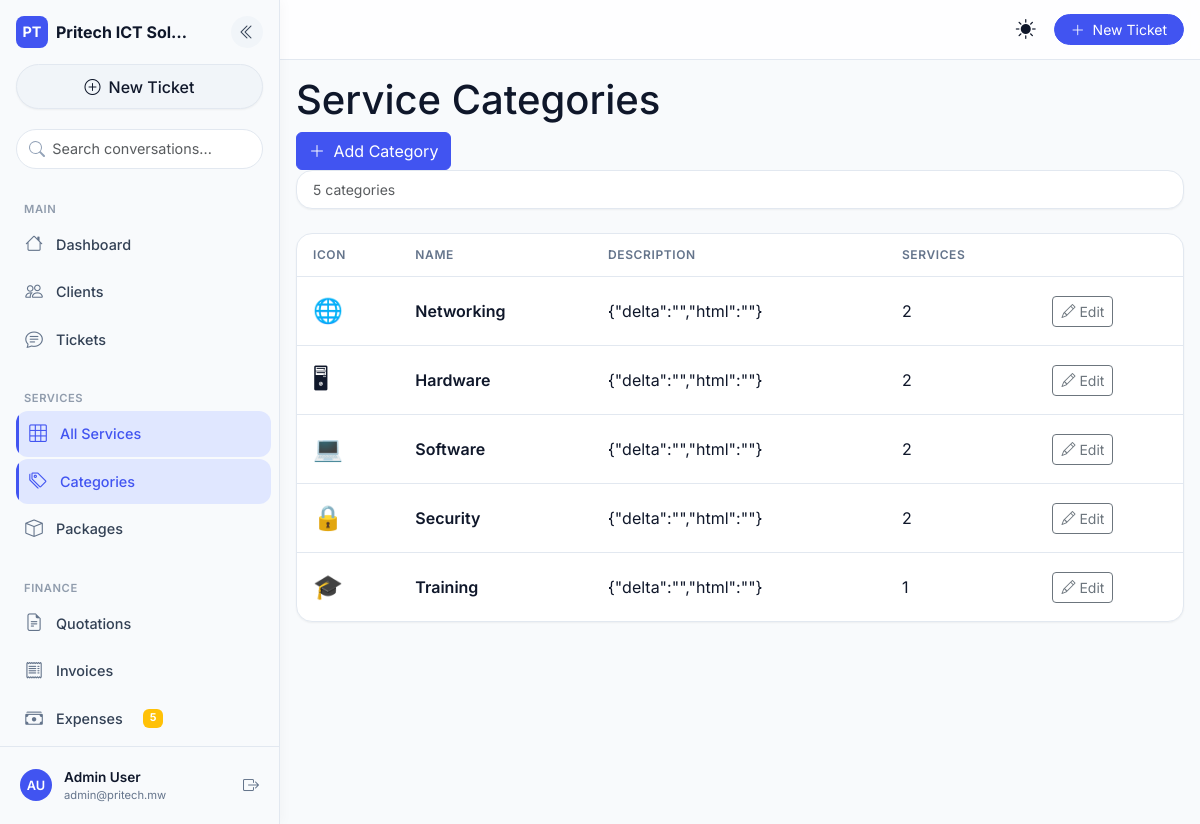
The app's page /services/categories/ (signed in) with its own data.
### core/models.py (models this page shows, shortened)
class SiteConfig(models.Model):
    company_name = models.CharField(max_length=200, default='Pritech ICT Solutions')
    tagline = models.CharField(max_length=300, blank=True)
    logo = models.ImageField(upload_to='logo/', null=True, blank=True)
    email = models.EmailField(blank=True)
    phone = models.CharField(max_length=30, blank=True)
    address = models.TextField(blank=True)
    website = models.URLField(blank=True)
    vat_rate = models.DecimalField(max_digits=5, decimal_places=4, default=0.165)
    currency = models.CharField(max_length=10, default='MWK')
    currency_symbol = models.CharField(max_length=5, default='K')
    bank_name = models.CharField(max_length=100, blank=True)
    bank_account = models.CharField(max_length=50, blank=True)
    mobile_money = models.CharField(max_length=50, blank=True)
    invoice_footer = models.TextField(blank=True)
    class Meta:
        verbose_name = 'Site Configuration'
    @classmethod
    def get(cls):
        obj, _ = cls.objects.get_or_create(pk=1)
        return obj

### accounts/models.py (models this page shows, shortened)
class User(AbstractUser):
    id = models.UUIDField(primary_key=True, default=uuid.uuid4, editable=False)
    USER_TYPE_CHOICES = (('client', 'Client'), ('staff', 'Staff'))
    CLIENT_ROLE_CHOICES = [
        ('admin', 'Administrator'),
        ('viewer', 'Viewer'),
        ('billing', 'Billing'),
    ]
    user_type = models.CharField(max_length=10, choices=USER_TYPE_CHOICES, default='client')
    email = models.EmailField(unique=True)
    phone_number = models.CharField(max_length=20, unique=True, null=True, blank=True)
    national_id = models.CharField(max_length=50, unique=True, null=True, blank=True)
    physical_address = models.TextField(blank=True)
    last_login_ip = models.GenericIPAddressField(null=True, blank=True)
    client_role = models.CharField(
        max_length=20,
        choices=CLIENT_ROLE_CHOICES,
        default='viewer',
        blank=True,
        help_text="Role within the client organization (only for client users)"
    )
    is_2fa_enabled = models.BooleanField(default=False)
    USERNAME_FIELD = 'email'
    REQUIRED_FIELDS = ['username']
    def has_role(self, role_code):
        return self.user_roles.filter(role__code=role_code).exists()
    def has_perm_code(self, permission_code):
        from .models import RolePermission
        return RolePermission.objects.filter(
            role__user_roles__user=self,
            permission__code=permission_code
        ).exists()

### services/models.py (models this page shows, shortened)
class ServiceCategory(models.Model):
    name = models.CharField(max_length=100)
    icon = models.CharField(max_length=50, default='🔧')
    description = QuillField(blank=True)      # ⬅️ rich text now
    class Meta:
        verbose_name_plural = 'Service categories'

### services/views.py (the view)
# urls.py: path('categories/', ServiceCategoryListView.as_view(), name='service_category_list'),
class ServiceCategoryListView(LoginRequiredMixin, ListView):
    model = ServiceCategory
    template_name = 'services/category_list.html'
    context_object_name = 'categories'

### accounts/templatetags/account_tags.py (called while the page is built)
@register.filter(name='has_perm')
def has_perm(user, perm_code):
    if user.is_authenticated:
        return user.has_perm_code(perm_code)
    return False

### core/context_processors.py (called while the page is built)
def site_config(request):
    return {'site_config': SiteConfig.get()}

def sidebar_recent_items(request):
    if request.user.is_authenticated:
        from .services import CommonDashboardService
        return CommonDashboardService.get_context(request.user)
    return {}

def pending_expenses_count(request):
    if request.user.is_authenticated and request.user.is_staff:
        try:
            count = Expense.objects.filter(status='pending').count()
            return {'pending_expenses_count': count}
        except Exception:
            return {'pending_expenses_count': 0}
    return {}

### core/services.py (called while the page is built)
    @staticmethod
    def get_context(user):
        if user.user_type == 'client':
            client_org = ClientOrganization.objects.filter(user=user).first()
            if client_org:
                tickets = Ticket.objects.filter(client=client_org)
                invoices = Invoice.objects.filter(client=client_org)
            else:
                tickets = Ticket.objects.none()
                invoices = Invoice.objects.none()
        elif user.has_perm_code('view_finance_dashboard') or user.has_role('TECHNICIAN'):
            tickets = Ticket.objects.all()
            invoices = Invoice.objects.all()
        else:
            tickets = Ticket.objects.all()
            invoices = Invoice.objects.all()
        return {
            'recent_sidebar_tickets': tickets.order_by('-created_at')[:5],
            'recent_sidebar_invoices': invoices.order_by('-created_at')[:3],
        }

### core/templatetags/core_tags.py (called while the page is built)
@register.filter(name='has_any_role')
def has_any_role(user, roles_str):
    if not user or not user.is_authenticated:
        return False
    roles = [role.strip() for role in roles_str.split(',')]
    return any(user.has_role(role) for role in roles)

### portfolio/context_processors.py (called while the page is built)
def portfolio_settings(request):
    return {'portfolio_settings': PortfolioSettings.get()}

### portfolio/models.py (called while the page is built)
    @classmethod
    def get(cls):
        obj, _ = cls.objects.get_or_create(pk=1)
        return obj

### templates/services/category_list.html (shortened to what this page needs)
{% extends "base.html" %}
{% block content %}
<div class="page-header">
  <div>
    <h1>Service Categories</h1>
  </div>
  <div class="d-flex gap-2">
    <a href="{% url 'service_category_create' %}" class="btn btn-primary">
      <i class="bi bi-plus-lg me-1"></i> Add Category
    </a>
  </div>
</div>
<div class="card mb-4">
  <div class="card-body py-2">
    <div class="d-flex align-items-center">
      <span class="text-muted small">{{ categories|length }} categor{{ categories|length|pluralize:"y,ies" }}</span>
    </div>
  </div>
</div>
{% if categories %}
  <div class="card d-none d-md-block">
    <div class="table-responsive">
      <table class="modern-table">
        <thead>
          <tr>
            <th>Icon</th>
            <th>Name</th>
            <th>Description</th>
            <th>Services</th>
            <th></th>
          </tr>
        </thead>
        <tbody>
          {% for cat in categories %}
            <tr>
              <td><span style="font-size:1.5rem;">{{ cat.icon }}</span></td>
              <td class="fw-semibold">{{ cat.name }}</td>
              <td>{{ cat.description|truncatechars:60 }}</td>
              <td>{{ cat.services.count }}</td>
              <td>
                <a href="{% url 'service_category_update' cat.pk %}" class="btn btn-sm btn-outline-secondary">
                  <i class="bi bi-pencil"></i> Edit
                </a>
              </td>
            </tr>
          {% endfor %}
        </tbody>
      </table>
    </div>
  </div>
{% endif %}
{% endblock %}

### templates/base.html (shortened to what this page needs)
{% load static %}
{% load account_tags %}
{% load core_tags %}
<!DOCTYPE html>
<html lang="en" data-theme="light" data-bs-theme="light">
<head>
  <link href="https://cdn.jsdelivr.net/npm/bootstrap@5.3.0/dist/css/bootstrap.min.css" rel="stylesheet">
  <link rel="stylesheet" href="https://cdn.jsdelivr.net/npm/bootstrap-icons@1.11.0/font/bootstrap-icons.css">
  <link rel="stylesheet" href="{% static 'css/mobile-first.css' %}">
</head>
<body class="{% if request.user.is_authenticated %}sidebar-expanded{% endif %}">
  {% if request.user.is_authenticated %}
  <aside class="desktop-sidebar d-none d-lg-flex">
    <div class="sidebar-header">
      <div class="d-flex align-items-center justify-content-between mb-3">
        <div class="d-flex align-items-center gap-2">
          <div class="brand-icon"><span class="fw-bold">PT</span></div>
          <span class="fw-bold brand-name">{{ site_config.company_name|truncatechars:16 }}</span>
        </div>
        <button class="sidebar-collapse-btn" id="sidebarCollapseBtn" type="button"
                data-bs-toggle="tooltip" title="Collapse sidebar" aria-label="Collapse sidebar">
          <i class="bi bi-chevron-double-left"></i>
        </button>
      </div>
      <a href="{% url 'ticket_create' %}" class="new-chat-btn"><i class="bi bi-plus-circle"></i> New Ticket</a>
    </div>
    <div class="sidebar-search">
      <input type="text" class="form-control" placeholder="Search conversations...">
    </div>
    <div class="sidebar-nav-section">
      <div class="nav-label">Main</div>
      <a href="{% url 'dashboard' %}" class="ai-nav-link"><i class="bi bi-house"></i> Dashboard</a>
      {% if request.user|has_any_role:'ADMIN,SALES,FINANCE' %}
        <a href="{% url 'client_list' %}" class="ai-nav-link"><i class="bi bi-people"></i> Clients</a>
      {% endif %}
      <a href="{% url 'ticket_list' %}" class="ai-nav-link"><i class="bi bi-chat-text"></i> Tickets</a>
      {% if request.user.is_staff %}
        <div class="nav-label mt-3">Services</div>
        <a href="{% url 'service_list' %}" class="ai-nav-link"><i class="bi bi-grid-3x3"></i> All Services</a>
        <a href="{% url 'service_category_list' %}" class="ai-nav-link"><i class="bi bi-tags"></i> Categories</a>
        <a href="{% url 'service_package_list' %}" class="ai-nav-link"><i class="bi bi-box"></i> Packages</a>
      {% endif %}
      {% if request.user|has_perm:'view_finance_dashboard' or request.user.is_staff %}
        <div class="nav-label mt-3">Finance</div>
        <a href="{% url 'quotation_list' %}" class="ai-nav-link"><i class="bi bi-file-earmark-text"></i> Quotations</a>
        <a href="{% url 'invoice_list' %}" class="ai-nav-link"><i class="bi bi-receipt"></i> Invoices</a>
        <a href="{% url 'expense_list' %}?status=pending" class="ai-nav-link">
          <i class="bi bi-cash-stack"></i> Expenses
          {% if pending_expenses_count %}
            <span class="badge bg-warning ms-2">{{ pending_expenses_count }}</span>
          {% endif %}
        </a>
        <a href="{% url 'finance_reports' %}" class="ai-nav-link"> Reports</a>
      {% endif %}
    </div>
    <div class="sidebar-footer">
      <div class="user-profile">
        <div class="user-avatar">
          {{ request.user.first_name|first|upper }}{{ request.user.last_name|first|upper }}
        </div>
        <div class="user-info">
          <div class="user-name">{{ request.user.get_full_name|default:request.user.email }}</div>
          <div class="user-email">{{ request.user.email }}</div>
        </div>
        <form method="post" action="{% url 'logout' %}" class="ms-auto">
          <button type="submit" class="logout-btn" data-bs-toggle="tooltip" title="Logout" aria-label="Logout">
            <i class="bi bi-box-arrow-right"></i>
          </button>
        </form>
      </div>
    </div>
  </aside>
  {% endif %}
  <header class="topbar sticky-top {% if request.user.is_authenticated %}topbar-desktop{% endif %}">
    <div class="d-flex align-items-center h-100 px-3">
      {% if request.user.is_authenticated %}
      <button class="desktop-menu-btn d-none d-lg-block me-2" id="desktopMenuToggle" type="button"
              data-bs-toggle="tooltip" title="Toggle sidebar" aria-label="Toggle sidebar">
      </button>
      {% endif %}
      <span class="page-title fw-semibold flex-grow-1">{% block page_title %}Dashboard{% endblock %}</span>
      <button class="theme-toggle-btn me-2" id="themeToggle" type="button"
              data-bs-toggle="tooltip" title="Switch theme" aria-label="Switch dark/light mode">
        <i class="bi bi-sun-fill light-icon"></i>
      </button>
      {% if request.user.is_authenticated %}
      <a href="{% url 'ticket_create' %}" class="btn btn-primary btn-sm rounded-pill px-3 d-none d-sm-block">
        <i class="bi bi-plus-lg me-1"></i> New Ticket
      </a>
      {% endif %}
    </div>
  </header>
  <main id="main-content" class="main-content pb-6 mb-4 {% if request.user.is_authenticated %}main-content-desktop{% endif %}">
    <div class="container-fluid py-3">
      {% block content %}{% endblock %}
    </div>
  </main>
</body>
</html>

### records on screen
SiteConfig: company_name "Pritech ICT Sol…"
User: user.first_name|first "A", user.last_name|first "U", user.get_full_name "Admin User", user.email "admin@pritech.mw"
ServiceCategory: icon "🌐", name "Networking", description "{\"delta\":\"\",\"html\":\"\"}", services.count "2"
ServiceCategory: icon "🖥", name "Hardware", description "{\"delta\":\"\",\"html\":\"\"}", services.count "2"
ServiceCategory: icon "💻", name "Software", description "{\"delta\":\"\",\"html\":\"\"}", services.count "2"
ServiceCategory: icon "🔒", name "Security", description "{\"delta\":\"\",\"html\":\"\"}", services.count "2"
ServiceCategory: icon "🎓", name "Training", description "{\"delta\":\"\",\"html\":\"\"}", services.count "1"

### other values on screen
{{ pending_expenses_count }} "5"
{{ categories|length }} "5"
